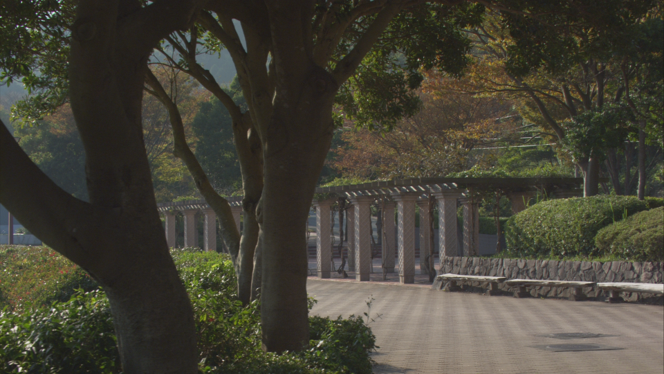
#> input picture L04_VisionProcessingBasic/src/tree.png, 664 x 374 px
$ python geo_trans_interp.py
#> lines starting #> are read from the running program, lines starting #| are printed output that depends on the picture
import cv2 as cv
import numpy as np
import matplotlib.pyplot as plt

# 이미지 불러오기
image_path = "./src/tree.png"  # 파일 경로 설정
image = cv.imread(image_path)
#> image is the input picture: shape (374, 664, 3); mean B, G, R 55.1, 66.8, 69.5

# 원본 이미지 크기 가져오기
rows, cols = image.shape[:2]
#> rows = 374; cols = 664

# 45도 회전 변환 행렬 생성
rotation_matrix = cv.getRotationMatrix2D((cols / 2, rows / 2), 45, 1.5)

# 회전 및 확대 적용 (선형 보간 적용)
rotated_scaled_image = cv.warpAffine(image, rotation_matrix, (int(cols * 1.5), int(rows * 1.5)), flags=cv.INTER_LINEAR)
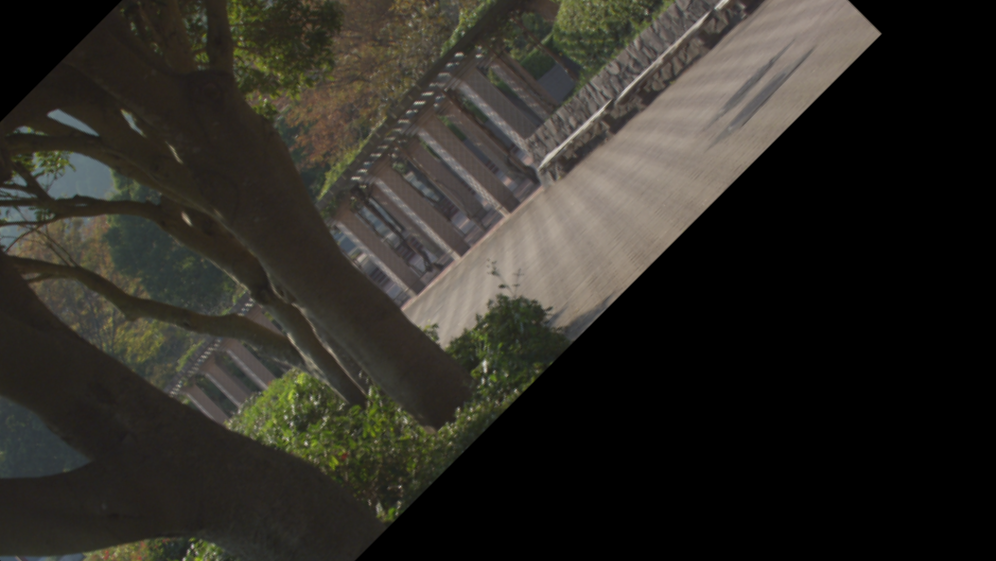
#> rotated_scaled_image: shape (561, 996, 3); mean B, G, R 37.7, 43.8, 46.1

# 결과 출력
plt.figure(figsize=(10, 5))

# 원본 이미지 표시
plt.subplot(1, 2, 1)
plt.imshow(cv.cvtColor(image, cv.COLOR_BGR2RGB))
plt.title("Original Image")
plt.axis("off")

# 변환된 이미지 표시
plt.subplot(1, 2, 2)
plt.imshow(cv.cvtColor(rotated_scaled_image, cv.COLOR_BGR2RGB))
plt.title("Rotation & Scaled Image")
plt.axis("off")

plt.show()
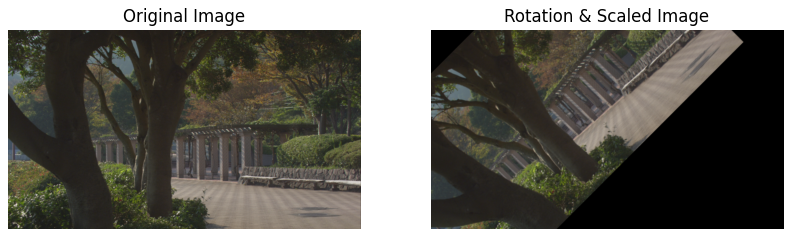
#> figure drawn by matplotlib, 2 panels

$ run again, with L04_VisionProcessingBasic/src/rose.png copied over L04_VisionProcessingBasic/src/tree.png
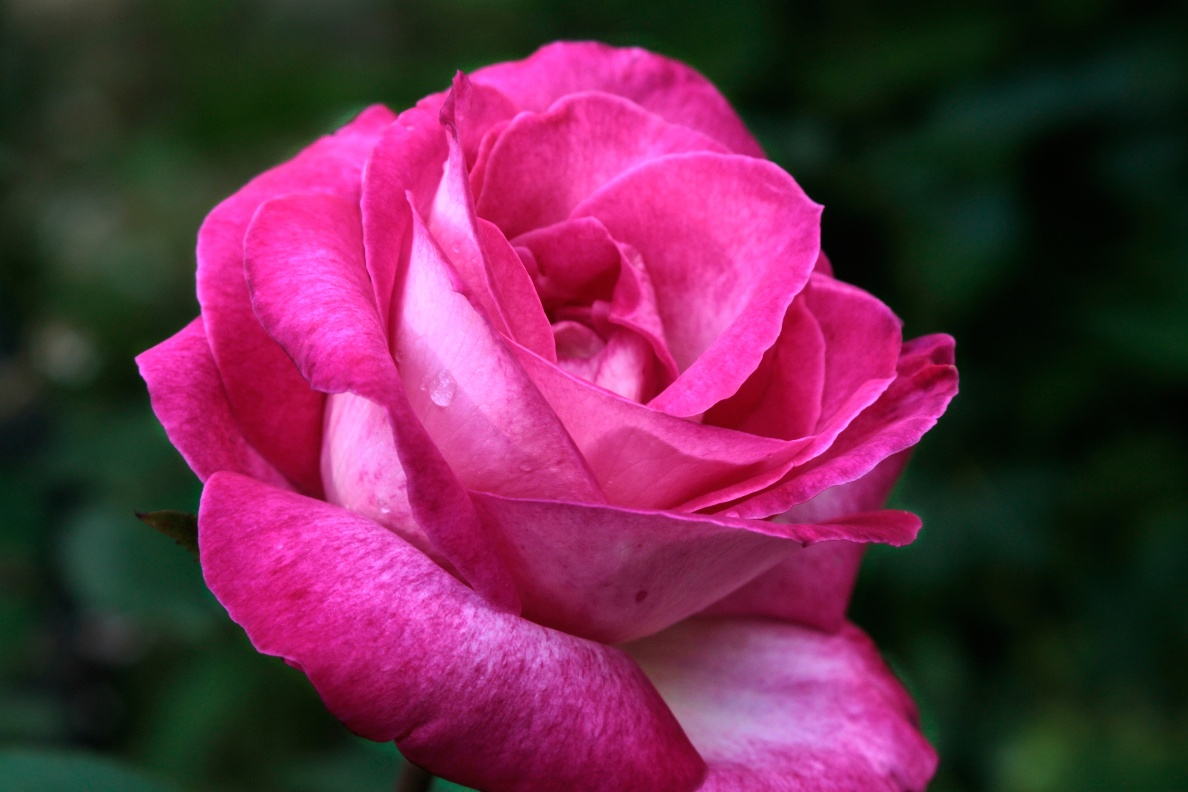
#> input picture L04_VisionProcessingBasic/src/rose.png, 1188 x 792 px
#> image is the input picture: shape (792, 1188, 3); mean B, G, R 74.2, 43.7, 103.8
#> `rotated_scaled_image = cv.warpAffine(image, rotation_matrix, (int(cols..`:
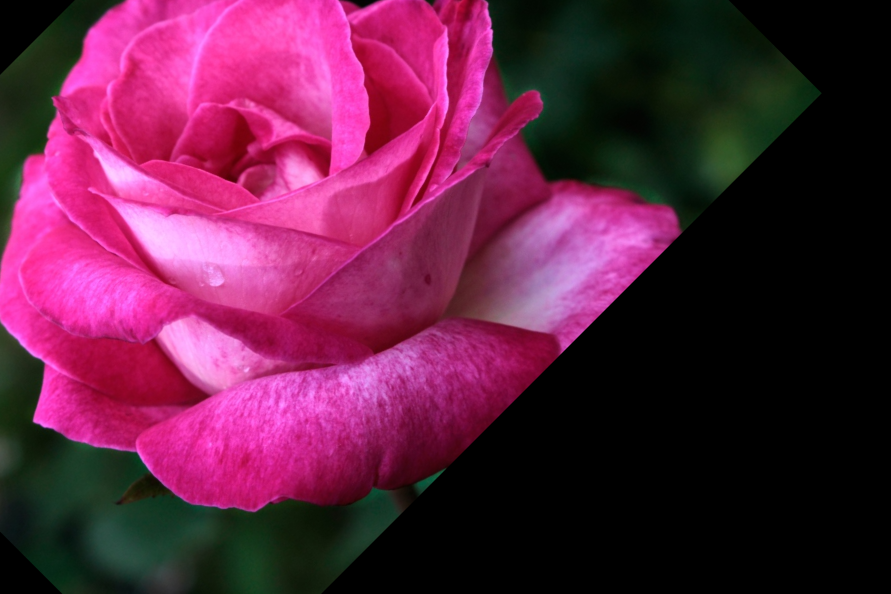
#> rotated_scaled_image: shape (1188, 1782, 3) (shown at 1/2 size); mean B, G, R 66.7, 32.1, 95.8
#> `plt.show()`:
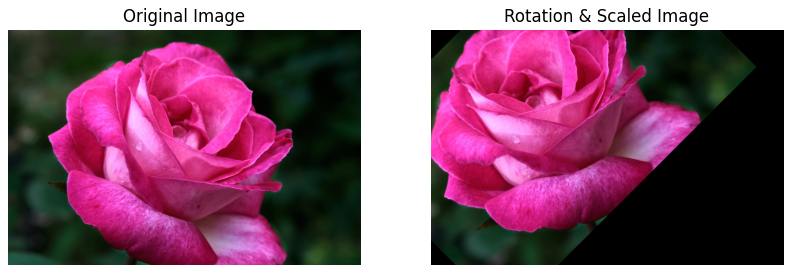
#> figure drawn by matplotlib, 2 panels
